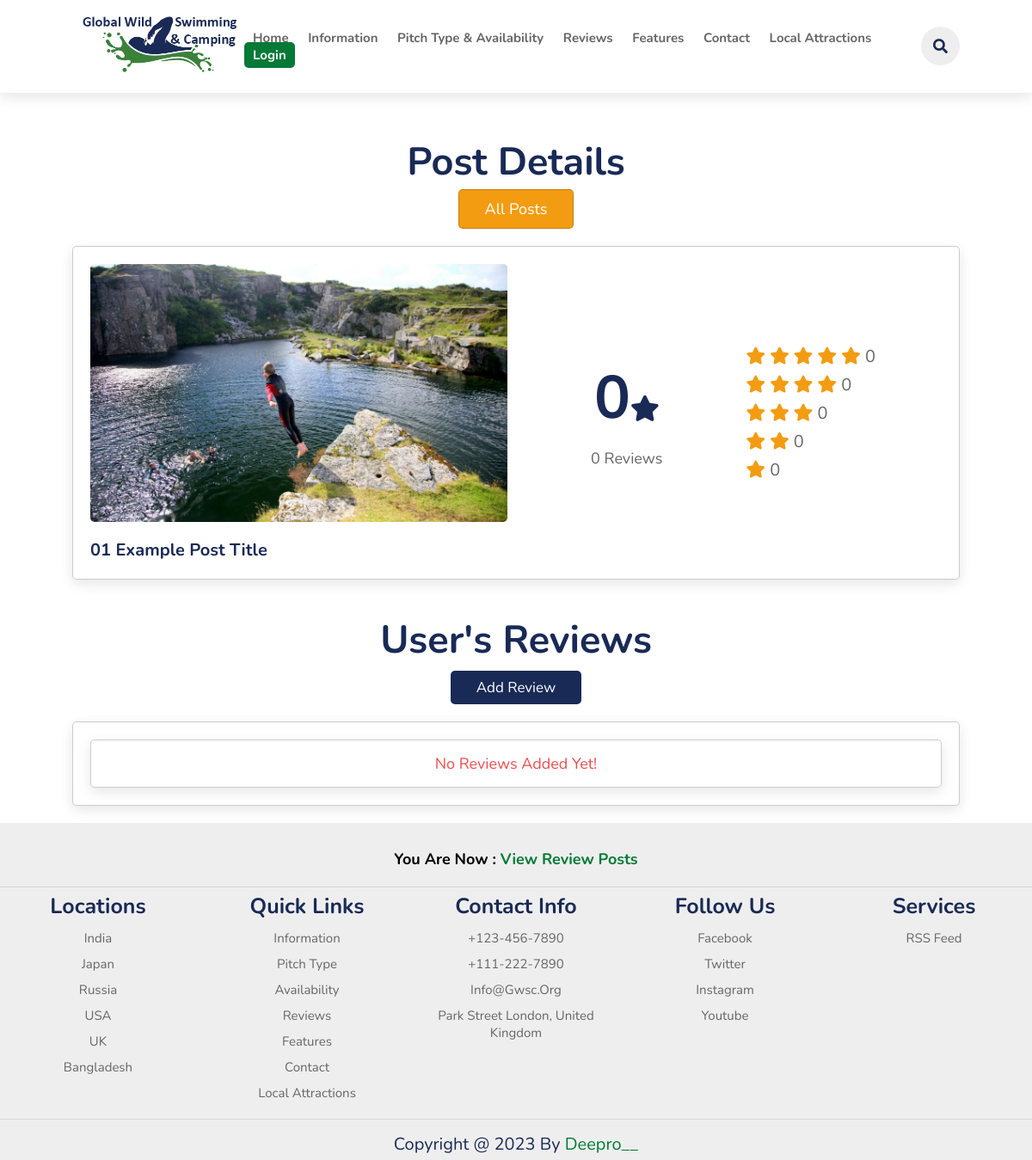
Before: /view_review_post.php?get_id=h12FAnxY6JoXb51iDpda with the older database file.
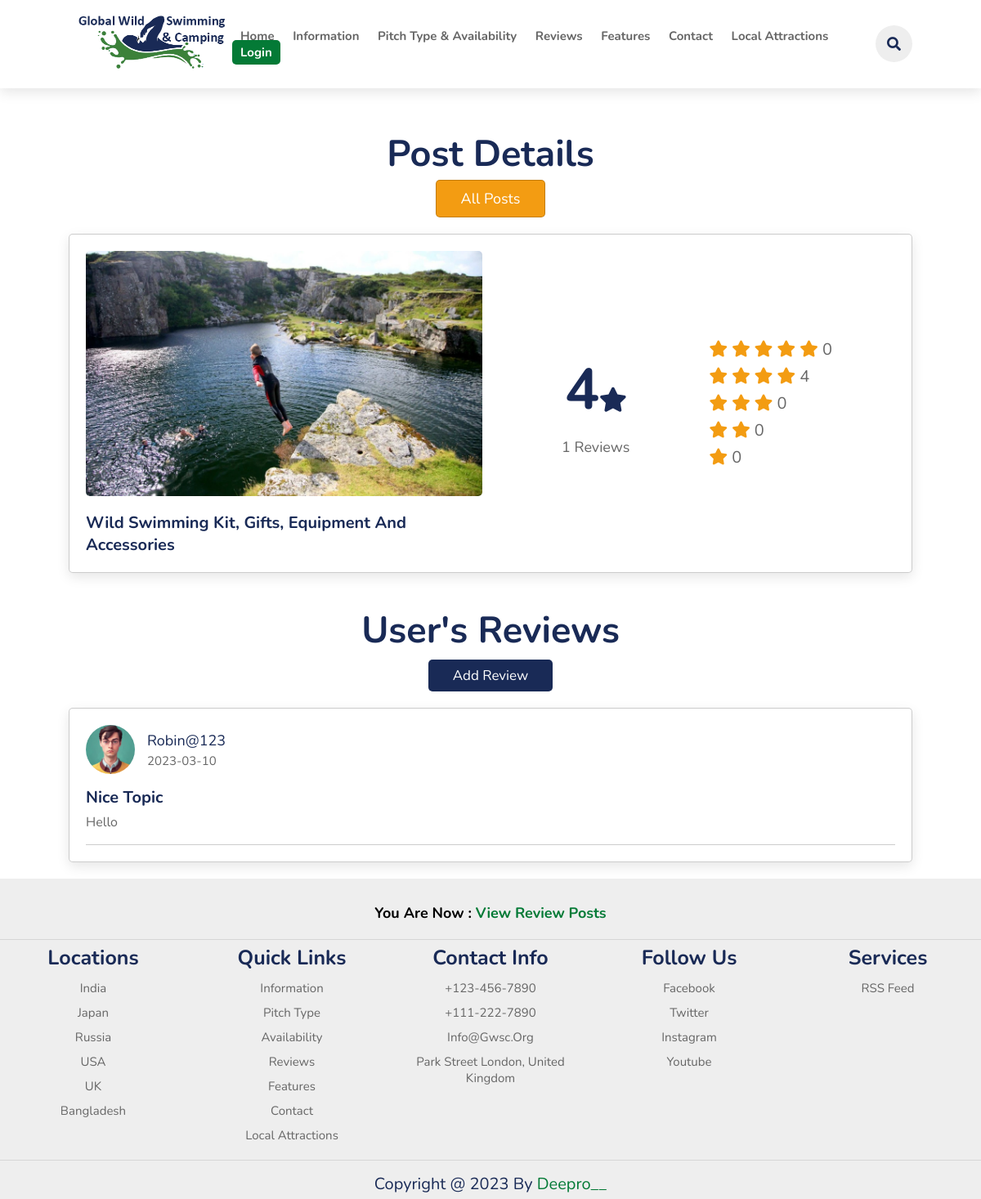
After: the same page with the newer database file.
### tables this page shows
CREATE TABLE `posts` (
  `id` varchar(20) NOT NULL,
  `title` varchar(200) NOT NULL,
  `image` varchar(30) NOT NULL
);

CREATE TABLE `users` (
  `id` varchar(20) NOT NULL,
  `name` varchar(50) NOT NULL,
  `email` varchar(50) NOT NULL,
  `password` varchar(100) NOT NULL,
  `image` varchar(30) NOT NULL
);

CREATE TABLE `reviews` (
  `id` varchar(20) NOT NULL,
  `post_id` varchar(20) NOT NULL,
  `user_id` varchar(20) NOT NULL,
  `rating` varchar(1) NOT NULL,
  `title` varchar(50) NOT NULL,
  `description` varchar(1000) NOT NULL,
  `date` date NOT NULL DEFAULT current_timestamp()
);

### components/config.php (called while the page is built, shortened)
<?php
    if(isset($_COOKIE['user_id'])){
        $user_id = $_COOKIE['user_id'];
    }else{
        $user_id = '';
    }
?>

### view_review_post.php (the view, shortened to what the changed rows need)
<?php
include 'components/config.php';
if (isset($_GET['get_id'])) {
    $get_id = $_GET['get_id'];
} else {
    $get_id = '';
    header('location:review.php');
}
?>
<!DOCTYPE html>
<html lang="en">
<head>
    <link rel="stylesheet" href="https://cdn.jsdelivr.net/npm/swiper@8/swiper-bundle.min.css" />
    <link rel="stylesheet" href="https://cdnjs.cloudflare.com/ajax/libs/font-awesome/5.15.3/css/all.min.css" />
    <link rel="stylesheet" href="css/style.css">
</head>
<body>
    <section>
        <h1 class="heading">Popular features</h1>
    </section>
    <section class="view-post">
        <div class="heading">
            <h1>post details</h1> <a href="review.php" class="inline-option-btn" style="margin-top: 0;">all posts</a>
        </div>
        <?php
        $select_post = $conn->prepare("SELECT * FROM `posts` WHERE id = ? LIMIT 1");
        $select_post->execute([$get_id]);
        if ($select_post->rowCount() > 0) {
            while ($fetch_post = $select_post->fetch(PDO::FETCH_ASSOC)) {
                $total_ratings = 0;
                $rating_1 = 0;
                $rating_2 = 0;
                $rating_3 = 0;
                $rating_4 = 0;
                $rating_5 = 0;
                $select_ratings = $conn->prepare("SELECT * FROM `reviews` WHERE post_id = ?");
                $select_ratings->execute([$fetch_post['id']]);
                $total_reivews = $select_ratings->rowCount();
                while ($fetch_rating = $select_ratings->fetch(PDO::FETCH_ASSOC)) {
                    $total_ratings += $fetch_rating['rating'];
                    if ($fetch_rating['rating'] == 4) {
                        $rating_4 += $fetch_rating['rating'];
                    }
                }
                if ($total_reivews != 0) {
                    $average = round($total_ratings / $total_reivews, 1);
                } else {
                    $average = 0;
                }
        ?>
                <div class="row">
                    <div class="col">
                        <img src="uploaded_files_posts/<?= $fetch_post['image']; ?>" alt="" class="image">
                        <h3 class="title"><?= $fetch_post['title']; ?></h3>
                    </div>
                    <div class="col">
                        <div class="flex">
                            <div class="total-reviews">
                                <h3><?= $average; ?><i class="fas fa-star"></i></h3>
                                <p><?= $total_reivews; ?> reviews</p>
                            </div>
                            <div class="total-ratings">
                                <p>
                                    <i class="fas fa-star"></i>
                                    <i class="fas fa-star"></i>
                                    <i class="fas fa-star"></i>
                                    <i class="fas fa-star"></i>
                                    <i class="fas fa-star"></i>
                                    <span><?= $rating_5; ?></span>
                                </p>
                                <p>
                                    <i class="fas fa-star"></i>
                                    <i class="fas fa-star"></i>
                                    <i class="fas fa-star"></i>
                                    <i class="fas fa-star"></i>
                                    <span><?= $rating_4; ?></span>
                                </p>
                                <p>
                                    <i class="fas fa-star"></i>
                                    <i class="fas fa-star"></i>
                                    <i class="fas fa-star"></i>
                                    <span><?= $rating_3; ?></span>
                                </p>
                                <p>
                                    <i class="fas fa-star"></i>
                                    <i class="fas fa-star"></i>
                                    <span><?= $rating_2; ?></span>
                                </p>
                                <p>
                                    <i class="fas fa-star"></i>
                                    <span><?= $rating_1; ?></span>
                                </p>
                            </div>
                        </div>
                    </div>
                </div>
        <?php
            }
        } else {
            echo '<p class="empty">post is missing!</p>';
        }
        ?>
    </section>
    <section class="reviews-container">
        <div class="heading">
            <h1>user's reviews</h1> <a href="add_review.php?get_id=<?= $get_id; ?>" class="btn" style="margin-top: 0;">add review</a>
        </div>
        <div class="box-container">
            <?php
            $select_reviews = $conn->prepare("SELECT * FROM `reviews` WHERE post_id = ?");
            $select_reviews->execute([$get_id]);
            if ($select_reviews->rowCount() > 0) {
                while ($fetch_review = $select_reviews->fetch(PDO::FETCH_ASSOC)) {
            ?>
                    <div class="box" <?php if ($fetch_review['user_id'] == $user_id) {
                                            echo 'style="order: -1;"';
                                        }; ?>>
                        <?php
                        $select_user = $conn->prepare("SELECT * FROM `users` WHERE id = ?");
                        $select_user->execute([$fetch_review['user_id']]);
                        while ($fetch_user = $select_user->fetch(PDO::FETCH_ASSOC)) {
                        ?>
                            <div class="user">
                                <?php if ($fetch_user['image'] != '') { ?>
                                    <img src="user_uploaded_files/<?= $fetch_user['image']; ?>" alt="">
                                <?php } else { ?>
                                    <h3><?= substr($fetch_user['name'], 0, 1); ?></h3>
                                <?php }; ?>
                                <div>
                                    <p><?= $fetch_user['name']; ?></p>
                                    <span><?= $fetch_review['date']; ?></span>
                                </div>
                            </div>
                        <?php }; ?>
                        <div class="ratings">
                            <?php if ($fetch_review['rating'] == 4) { ?>
                                <p style="background:var(--main-color);"><i class="fas fa-star"></i> <span><?= $fetch_review['rating']; ?></span></p>
                            <?php }; ?>
                        </div>
                        <h3 class="title"><?= $fetch_review['title']; ?></h3>
                        <?php if ($fetch_review['description'] != '') { ?>
                            <p class="description"><?= $fetch_review['description']; ?></p>
                        <?php }; ?>
                    </div>
            <?php
                }
            } else {
                echo '<p class="empty">no reviews added yet!</p>';
            }
            ?>
        </div>
    </section>
</body>
</html>

Changed rows visible on the page:
changed posts: title "01 Example Post Title" → "Wild Swimming Kit, Gifts, Equipment And Accessories"; average "0" → "4"; total_reivews "0" → "1"; rating_4 "0" → "4"
added reviews: date "2023-03-10", title "Nice Topic", description "Hello"
now on this page (row edited): users: image (picture), name "Robin@123"
Other visible differences:
text no longer shown: "No Reviews Added Yet!"
